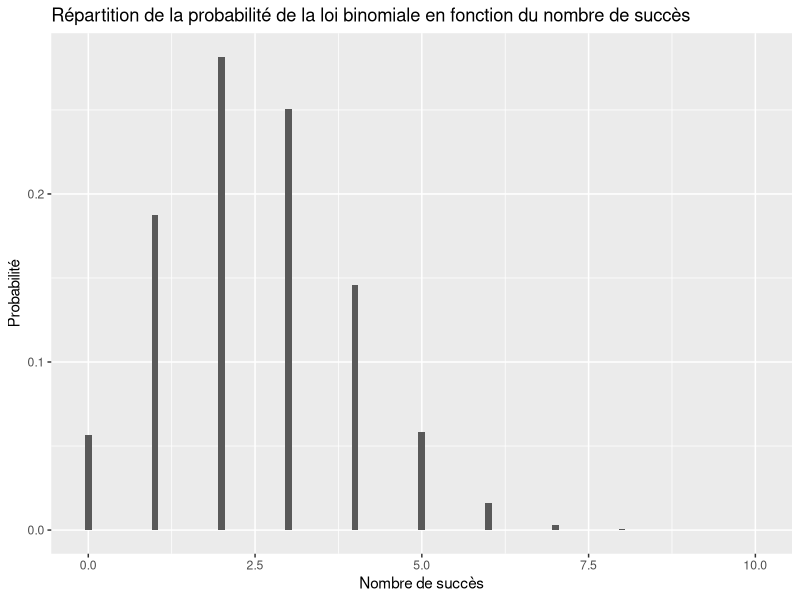
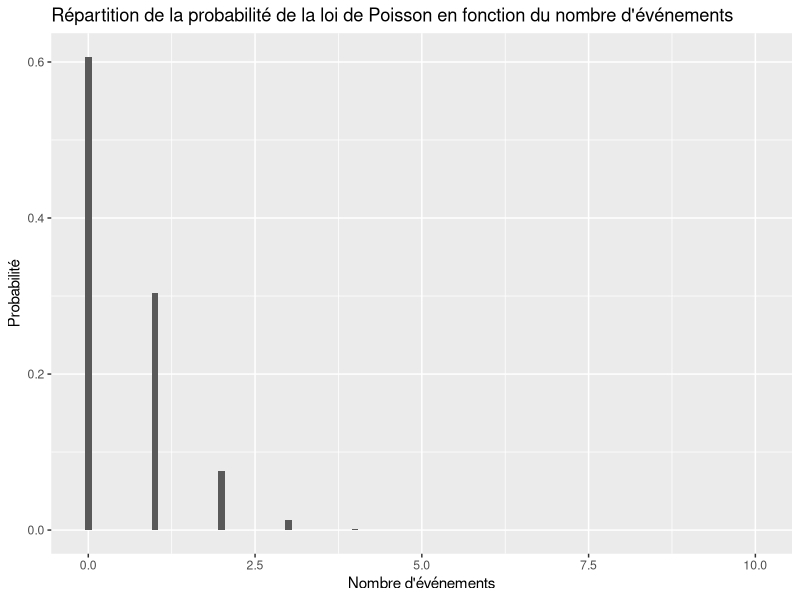
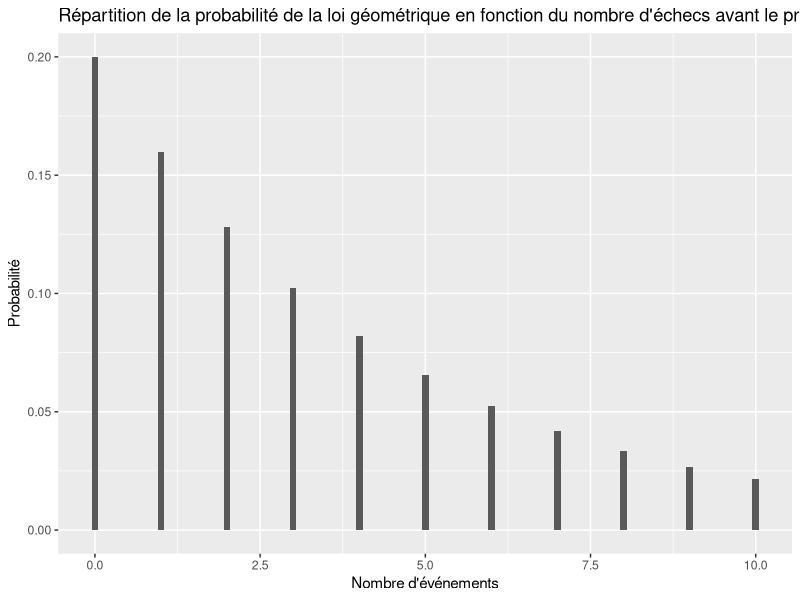
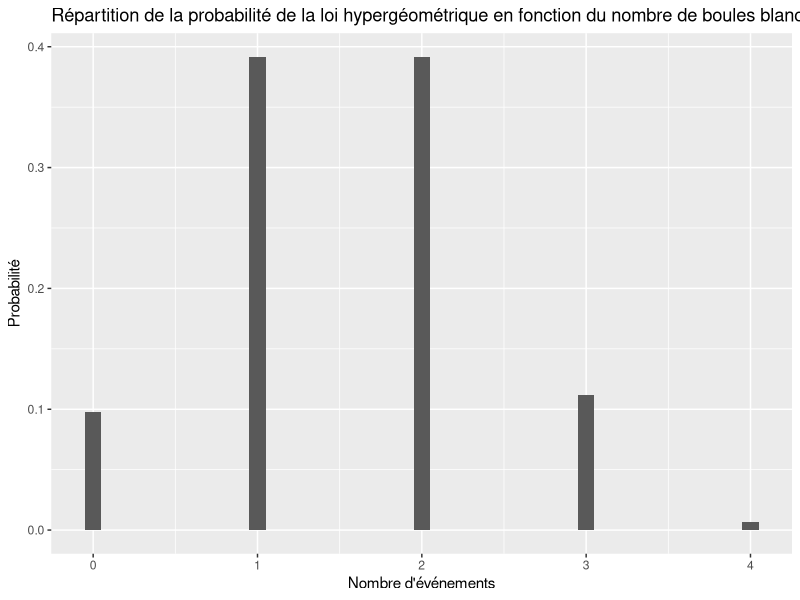
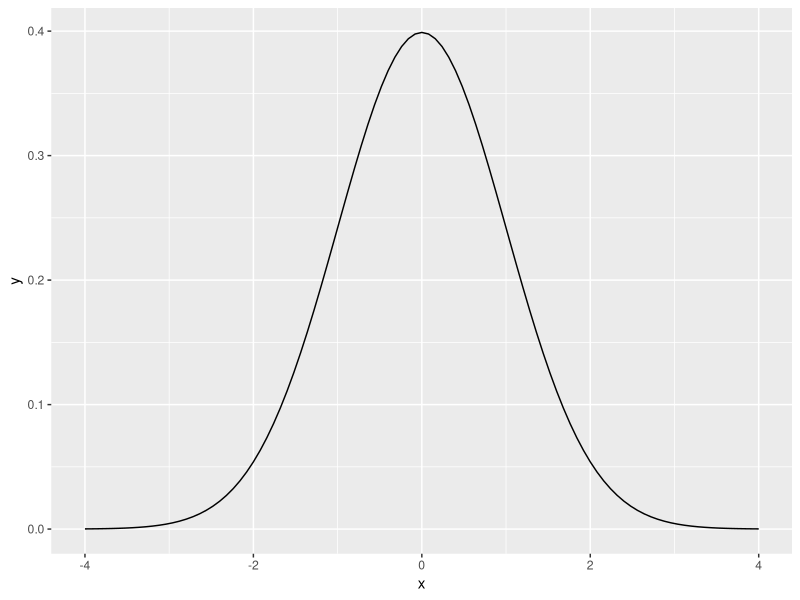
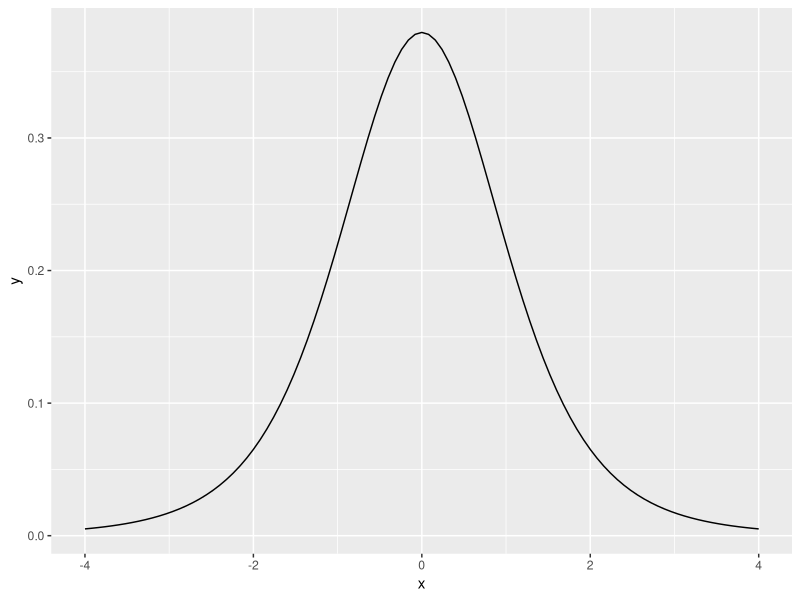

The R script that drew these images, in order:
## ---- chunk 1
library(stats)
library(ggplot2)
## ---- chunk 2
dbinom(3,4,1/6)
## ---- chunk 3
fbinom <- data.frame(x = 0:10, y = dbinom(0:10, 10, 1/4))
ggplot(fbinom, aes(x = x, y = y)) +
  geom_bar(width = 0.1, stat = "identity") +
  labs(
    x = "Nombre de succès",
    y = "Probabilité",
    title = "Répartition de la probabilité de la loi binomiale en fonction du nombre de succès"
  )
## ---- chunk 4
dpois(2, 1/2)
## ---- chunk 5
fpois <- data.frame(x = 0:10, y = dpois(0:10, 1/2))
ggplot(fpois, aes(x = x, y = y)) +
  geom_bar(width = 0.1, stat = "identity") +
  labs(
    x = "Nombre d'événements",
    y = "Probabilité",
    title = "Répartition de la probabilité de la loi de Poisson en fonction du nombre d'événements"
  )
## ---- chunk 6
dgeom(6, 1/5)
## ---- chunk 7
fgeom <- data.frame(x = 0:10, y = dgeom(0:10, 1/5))
ggplot(fgeom, aes(x = x, y = y)) +
  geom_bar(width = 0.1, stat = "identity") +
  labs(
    x = "Nombre d'événements",
    y = "Probabilité",
    title = "Répartition de la probabilité de la loi géométrique en fonction du nombre d'échecs avant le premier succès"
  )
## ---- chunk 8
dhyper(2, 5, 8, 4)
## ---- chunk 9
fhyper <- data.frame(x = 0:4, y = dhyper(0:4, 5, 8, 4))
ggplot(fhyper, aes(x = x, y = y)) +
  geom_bar(width = 0.1, stat = "identity") +
  labs(
    x = "Nombre d'événements",
    y = "Probabilité",
    title = "Répartition de la probabilité de la loi hypergéométrique en fonction du nombre de boules blanches dans l'échantillon"
  )
## ---- chunk 10
pnorm(3.6, 3, 5) - pnorm(1.25, 3, 5)
## ---- chunk 11
ggplot(data = data.frame(x = c(-4, 4)), aes(x)) +
  stat_function(fun = dnorm, args = list(mean = 0, sd = 1))
## ---- chunk 12
1 - pt(3, 5)
## ---- chunk 13
ggplot(data = data.frame(x = c(-4, 4)), aes(x)) +
  stat_function(fun = dt, args = list(df = 5))
